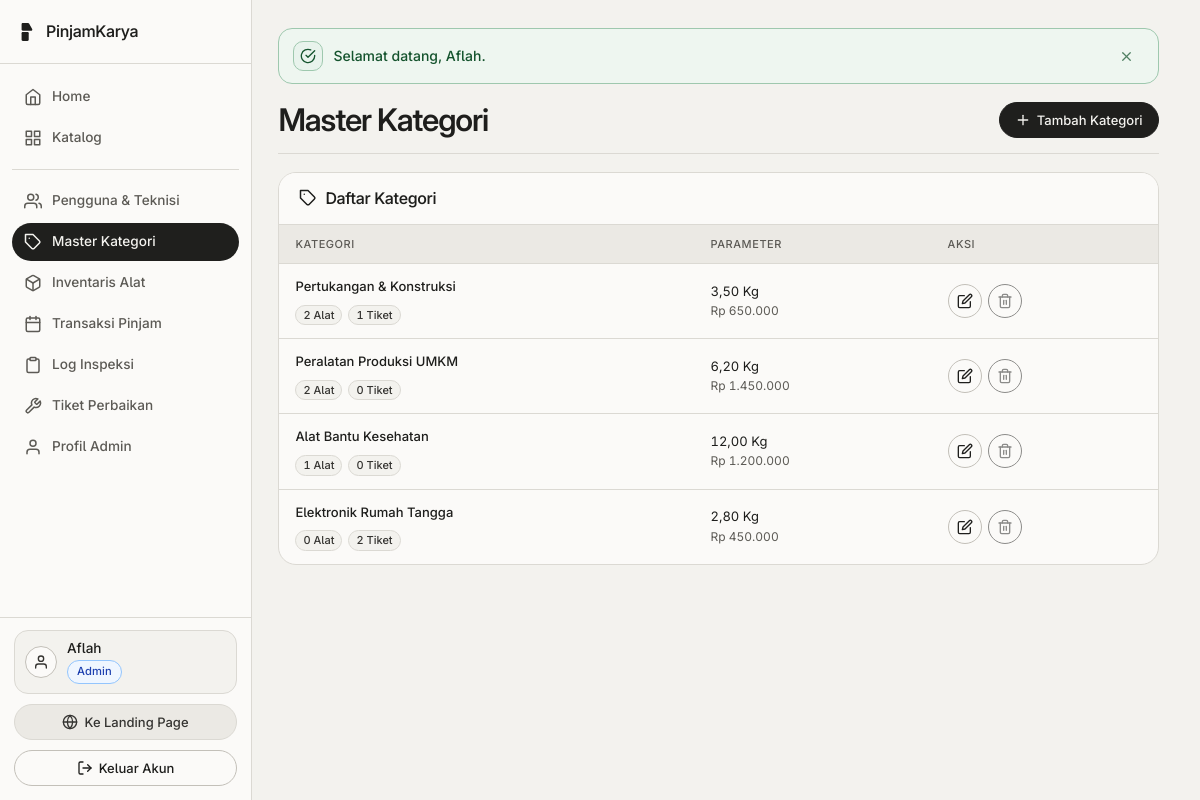
The app's page /admin/kelola_kategori.php (signed in) with its own data.
### tables this page shows
CREATE TABLE users (
    id_user INT AUTO_INCREMENT PRIMARY KEY,
    nama VARCHAR(100) NOT NULL,
    email VARCHAR(100) NOT NULL UNIQUE,
    password VARCHAR(255) NOT NULL,
    no_hp VARCHAR(20) NOT NULL,
    alamat TEXT NOT NULL,
    role ENUM('admin', 'mitra', 'warga') NOT NULL DEFAULT 'warga',
    is_kontributor TINYINT(1) NOT NULL DEFAULT 0,
    is_teknisi TINYINT(1) NOT NULL DEFAULT 0,
    is_verified_teknisi TINYINT(1) NOT NULL DEFAULT 0,
    skor_kredibilitas INT NOT NULL DEFAULT 100,
    created_at TIMESTAMP DEFAULT CURRENT_TIMESTAMP
);

CREATE TABLE kategori_alat (
    id_kategori INT AUTO_INCREMENT PRIMARY KEY,
    nama_kategori VARCHAR(100) NOT NULL,
    panduan_keselamatan TEXT NOT NULL,
    rata_rata_berat_kg DECIMAL(6,2) NOT NULL DEFAULT 1.00,
    estimasi_harga_baru DECIMAL(12,2) NOT NULL DEFAULT 0.00
);

### admin/kelola_kategori.php (the view, shortened to what the rows shown need)
<?php
require_once dirname(__DIR__) . '/config/app.php';
$kategori_list = pk_stmt_all(
    $conn,
    "SELECT k.*,
        (SELECT COUNT(*) FROM aset_alat a WHERE a.id_kategori = k.id_kategori) AS total_alat,
        (SELECT COUNT(*) FROM tiket_perbaikan t WHERE t.id_kategori = k.id_kategori) AS total_tiket
     FROM kategori_alat k ORDER BY k.id_kategori ASC"
);
require_once ROOT_PATH . '/includes/header.php';
?>
<div class="pk-page-header">
    <h1>Master Kategori</h1>
</div>
<section class="pk-table-card" aria-labelledby="list-kat-heading">
    <div class="pk-table-card-head">
        <h2 id="list-kat-heading" class="pk-card-title">
            <?= svg_icon('tag', 18) ?>
            <span>Daftar Kategori</span>
        </h2>
    </div>
    <div class="pk-table-scroll">
        <table class="pk-table">
            <thead>
                <tr>
                    <th>Kategori</th>
                    <th>Parameter</th>
                    <th>Aksi</th>
                </tr>
            </thead>
            <tbody>
                <?php if (count($kategori_list) === 0): ?>
                    <tr>
                        <td colspan="3" class="text-center text-muted">Belum ada kategori terdaftar.</td>
                    </tr>
                <?php else: ?>
                    <?php foreach ($kategori_list as $row): ?>
                        <tr>
                            <td class="pk-td-head">
                                <strong><?= e($row['nama_kategori']) ?></strong>
                                <div class="mt-1 d-flex gap-1 flex-wrap">
                                    <span class="pk-tag"><?= (int)$row['total_alat'] ?> Alat</span>
                                    <span class="pk-tag"><?= (int)$row['total_tiket'] ?> Tiket</span>
                                </div>
                            </td>
                            <td class="pk-nowrap" data-label="Parameter">
                                <?= number_format((float)$row['rata_rata_berat_kg'], 2, ',', '.') ?> Kg<br>
                                <span class="text-muted"><?= rupiah($row['estimasi_harga_baru']) ?></span>
                            </td>
                            <td class="pk-td-actions">
                                <div class="btn-group-wrap">
                                    <a href="<?= BASE_URL ?>/admin/kelola_kategori.php?edit=<?= (int)$row['id_kategori'] ?>" class="btn btn-outline btn-icon" title="Edit" aria-label="Edit <?= e($row['nama_kategori']) ?>">
                                        <?= svg_icon('edit', 16) ?>
                                    </a>
                                    <form method="post" action="<?= BASE_URL ?>/admin/kelola_kategori.php" data-confirm="Hapus kategori <?= e($row['nama_kategori']) ?>?" data-confirm-title="Hapus Kategori" data-confirm-btn="Hapus" data-confirm-tone="danger">
                                        <button type="submit" class="btn btn-danger btn-icon" title="Hapus" aria-label="Hapus <?= e($row['nama_kategori']) ?>" <?= ((int)$row['total_alat'] > 0 || (int)$row['total_tiket'] > 0) ? 'disabled' : '' ?>>
                                            <?= svg_icon('trash', 16) ?>
                                        </button>
                                    </form>
                                </div>
                            </td>
                        </tr>
                    <?php endforeach; ?>
                <?php endif; ?>
            </tbody>
        </table>
    </div>
</section>
<?php require_once ROOT_PATH . '/includes/footer.php'; ?>

### includes/sidebar.php (shortened to what the rows shown need)
<?php
$user = $_SESSION['user'] ?? null;
$role = $user['role'] ?? 'public';
?>
<aside class="pk-sidebar" id="pkSidebar" aria-label="Navigasi Utama">
        <?php if ($role === 'admin'): ?>
                        <?= svg_icon('tag', 18) ?>
                        <?= svg_icon('user', 18) ?>
        <?php endif; ?>
    <?php if ($user): ?>
        <div class="pk-sidebar-footer">
            <a href="<?= BASE_URL ?>/auth/profil.php" class="pk-sidebar-account" title="<?= e($user['nama']) ?> (Profil)">
                <div class="pk-sidebar-account-avatar" aria-hidden="true">
                    <?= svg_icon('user', 16) ?>
                </div>
                <div class="pk-sidebar-account-main">
                    <strong><?= e(format_nama_pengguna((string)$user['nama'])) ?></strong>
                    <div class="pk-sidebar-account-meta">
                        <?= render_role_badge($user) ?>
                    </div>
                </div>
            </a>
            <a href="<?= BASE_URL ?>/index.php" class="btn btn-muted pk-sidebar-landing w-100">
                <?= svg_icon('globe', 16) ?>
                <span>Ke Landing Page</span>
            </a>
            <a href="<?= BASE_URL ?>/auth/logout.php" class="btn btn-outline pk-sidebar-logout w-100">
                <?= svg_icon('log-out', 16) ?>
                <span>Keluar Akun</span>
            </a>
        </div>
    <?php endif; ?>
</aside>

### includes/functions.php (shortened to what the rows shown need)
<?php
function format_nama_pengguna(string $nama): string {
    $clean = trim((string)preg_replace('/\s*\([^)]*(?:Warga|Mitra|Admin|Teknisi|Skor)[^)]*\)\s*$/iu', '', $nama));
    return $clean !== '' ? $clean : trim($nama);
}
function user_role_label(array $user): string {
    $role = (string)($user['role'] ?? 'warga');
    if ($role === 'admin') {
        return 'Admin';
    }
    return 'Warga';
}
function render_role_badge(array $user, string $extra_class = ''): string {
    $role = (string)($user['role'] ?? 'warga');
    $mod = 'warga';
    if ($role === 'admin') {
        $mod = 'admin';
    } elseif ($role === 'mitra') {
        $mod = 'mitra';
    }
    $cls = 'pk-role-tag pk-role-tag--' . $mod . ($extra_class !== '' ? ' ' . trim($extra_class) : '');
    return '<span class="' . $cls . '">' . e(user_role_label($user)) . '</span>';
}
function e($string): string {
    return htmlspecialchars((string)$string, ENT_QUOTES, 'UTF-8');
}
function rupiah($angka): string {
    return 'Rp ' . number_format((float)$angka, 0, ',', '.');
}
function refresh_user_session(mysqli $conn): void {
    $id_user = (int)$_SESSION['user']['id_user'];
    $row = pk_stmt_one(
        $conn,
        'SELECT id_user, nama, email, no_hp, alamat, role, is_kontributor, is_teknisi, is_verified_teknisi, skor_kredibilitas, created_at FROM users WHERE id_user = ? LIMIT 1',
        'i',
        [$id_user]
    );
}
function pk_stmt_all(mysqli $conn, string $sql, string $types = '', array $params = []): array {
    $stmt = mysqli_prepare($conn, $sql);
    if ($types !== '' && !empty($params)) {
        mysqli_stmt_bind_param($stmt, $types, ...$params);
    }
    mysqli_stmt_execute($stmt);
    $res = mysqli_stmt_get_result($stmt);
    $rows = [];
    while ($row = mysqli_fetch_assoc($res)) {
        $rows[] = $row;
    }
    return $rows;
}
function pk_stmt_one(mysqli $conn, string $sql, string $types = '', array $params = []): array {
    $rows = pk_stmt_all($conn, $sql, $types, $params);
    return $rows[0] ?? [];
}
    ?>
    <?php
function svg_icon(string $name, int $size = 20): string {
    $attr = 'xmlns="http://www.w3.org/2000/svg" width="' . $size . '" height="' . $size . '" viewBox="0 0 24 24" fill="none" stroke="currentColor" stroke-width="2" stroke-linecap="round" stroke-linejoin="round" aria-hidden="true" focusable="false"';
    switch ($name) {
        case 'x':
            return "<svg $attr><line x1=\"18\" y1=\"6\" x2=\"6\" y2=\"18\"/><line x1=\"6\" y1=\"6\" x2=\"18\" y2=\"18\"/></svg>";
        case 'tool':
        case 'wrench':
            return "<svg $attr><path d=\"M14.7 6.3a1 1 0 0 0 0 1.4l1.6 1.6a1 1 0 0 0 1.4 0l3.77-3.77a6 6 0 0 1-7.94 7.94l-6.91 6.91a2.12 2.12 0 0 1-3-3l6.91-6.91a6 6 0 0 1 7.94-7.94l-3.76 3.76z\"/></svg>";
        case 'grid':
            return "<svg $attr><rect x=\"3\" y=\"3\" width=\"7\" height=\"7\"/><rect x=\"14\" y=\"3\" width=\"7\" height=\"7\"/><rect x=\"14\" y=\"14\" width=\"7\" height=\"7\"/><rect x=\"3\" y=\"14\" width=\"7\" height=\"7\"/></svg>";
        case 'calendar':
            return "<svg $attr><rect x=\"3\" y=\"4\" width=\"18\" height=\"18\" rx=\"2\" ry=\"2\"/><line x1=\"16\" y1=\"2\" x2=\"16\" y2=\"6\"/><line x1=\"8\" y1=\"2\" x2=\"8\" y2=\"6\"/><line x1=\"3\" y1=\"10\" x2=\"21\" y2=\"10\"/></svg>";
        case 'clipboard':
            return "<svg $attr><path d=\"M16 4h2a2 2 0 0 1 2 2v14a2 2 0 0 1-2 2H6a2 2 0 0 1-2-2V6a2 2 0 0 1 2-2h2\"/><rect x=\"8\" y=\"2\" width=\"8\" height=\"4\" rx=\"1\" ry=\"1\"/></svg>";
        case 'check-circle':
            return "<svg $attr><path d=\"M22 11.08V12a10 10 0 1 1-5.93-9.14\"/><polyline points=\"22 4 12 14.01 9 11.01\"/></svg>";
        case 'alert-triangle':
            return "<svg $attr><path d=\"M10.29 3.86L1.82 18a2 2 0 0 0 1.71 3h16.94a2 2 0 0 0 1.71-3L13.71 3.86a2 2 0 0 0-3.42 0z\"/><line x1=\"12\" y1=\"9\" x2=\"12\" y2=\"13\"/><line x1=\"12\" y1=\"17\" x2=\"12.01\" y2=\"17\"/></svg>";
        case 'user':
            return "<svg $attr><path d=\"M20 21v-2a4 4 0 0 0-4-4H8a4 4 0 0 0-4 4v2\"/><circle cx=\"12\" cy=\"7\" r=\"4\"/></svg>";
        case 'users':
            return "<svg $attr><path d=\"M17 21v-2a4 4 0 0 0-4-4H5a4 4 0 0 0-4 4v2\"/><circle cx=\"9\" cy=\"7\" r=\"4\"/><path d=\"M23 21v-2a4 4 0 0 0-3-3.87\"/><path d=\"M16 3.13a4 4 0 0 1 0 7.75\"/></svg>";
        case 'box':
            return "<svg $attr><path d=\"M21 16V8a2 2 0 0 0-1-1.73l-7-4a2 2 0 0 0-2 0l-7 4A2 2 0 0 0 3 8v8a2 2 0 0 0 1 1.73l7 4a2 2 0 0 0 2 0l7-4A2 2 0 0 0 21 16z\"/><polyline points=\"3.27 6.96 12 12.01 20.73 6.96\"/><line x1=\"12\" y1=\"22.08\" x2=\"12\" y2=\"12\"/></svg>";
        case 'log-out':
            return "<svg $attr><path d=\"M9 21H5a2 2 0 0 1-2-2V5a2 2 0 0 1 2-2h4\"/><polyline points=\"16 17 21 12 16 7\"/><line x1=\"21\" y1=\"12\" x2=\"9\" y2=\"12\"/></svg>";
        case 'plus':
            return "<svg $attr><line x1=\"12\" y1=\"5\" x2=\"12\" y2=\"19\"/><line x1=\"5\" y1=\"12\" x2=\"19\" y2=\"12\"/></svg>";
        case 'tag':
            return "<svg $attr><path d=\"M20.59 13.41l-7.17 7.17a2 2 0 0 1-2.83 0L2 12V2h10l8.59 8.59a2 2 0 0 1 0 2.82z\"/><line x1=\"7\" y1=\"7\" x2=\"7.01\" y2=\"7\"/></svg>";
        case 'home':
            return "<svg $attr><path d=\"M3 9l9-7 9 7v11a2 2 0 0 1-2 2H5a2 2 0 0 1-2-2z\"/><polyline points=\"9 22 9 12 15 12 15 22\"/></svg>";
        case 'edit':
            return "<svg $attr><path d=\"M11 4H4a2 2 0 0 0-2 2v14a2 2 0 0 0 2 2h14a2 2 0 0 0 2-2v-7\"/><path d=\"M18.5 2.5a2.121 2.121 0 0 1 3 3L12 15l-4 1 1-4 9.5-9.5z\"/></svg>";
        case 'trash':
            return "<svg $attr><polyline points=\"3 6 5 6 21 6\"/><path d=\"M19 6v14a2 2 0 0 1-2 2H7a2 2 0 0 1-2-2V6m3 0V4a2 2 0 0 1 2-2h4a2 2 0 0 1 2 2v2\"/><line x1=\"10\" y1=\"11\" x2=\"10\" y2=\"17\"/><line x1=\"14\" y1=\"11\" x2=\"14\" y2=\"17\"/></svg>";
        case 'globe':
            return "<svg $attr><circle cx=\"12\" cy=\"12\" r=\"10\"/><line x1=\"2\" y1=\"12\" x2=\"22\" y2=\"12\"/><path d=\"M12 2a15.3 15.3 0 0 1 4 10 15.3 15.3 0 0 1-4 10 15.3 15.3 0 0 1-4-10 15.3 15.3 0 0 1 4-10z\"/></svg>";
    }
}

### records on screen
users: nama "Aflah", role "Admin"
kategori_alat: nama_kategori "Pertukangan & Konstruksi", total_alat "2", total_tiket "1", rata_rata_berat_kg "3,50", estimasi_harga_baru "Rp 650.000"
kategori_alat: nama_kategori "Peralatan Produksi UMKM", total_alat "2", total_tiket "0", rata_rata_berat_kg "6,20", estimasi_harga_baru "Rp 1.450.000"
kategori_alat: nama_kategori "Alat Bantu Kesehatan", total_alat "1", total_tiket "0", rata_rata_berat_kg "12,00", estimasi_harga_baru "Rp 1.200.000"
kategori_alat: nama_kategori "Elektronik Rumah Tangga", total_alat "0", total_tiket "2", rata_rata_berat_kg "2,80", estimasi_harga_baru "Rp 450.000"

### other values on screen
$message "Selamat datang, Aflah."
